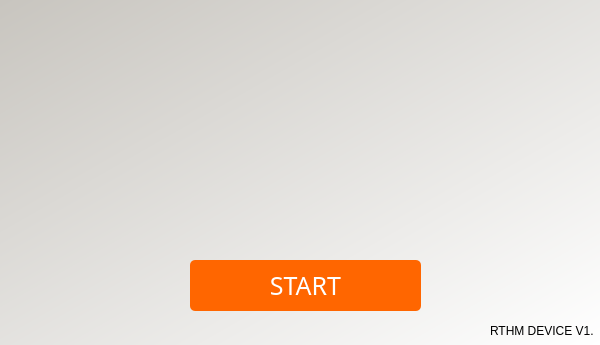
<?xml version="1.0" encoding="UTF-8"?>
<ui version="4.0">
 <class>startWindow</class>
 <widget class="QDialog" name="startWindow">
  <property name="geometry">
   <rect>
    <x>0</x>
    <y>0</y>
    <width>600</width>
    <height>345</height>
   </rect>
  </property>
  <property name="windowTitle">
   <string>RTHM- Start</string>
  </property>
  <property name="sizeGripEnabled">
   <bool>false</bool>
  </property>
  <widget class="QWidget" name="widget" native="true">
   <property name="geometry">
    <rect>
     <x>0</x>
     <y>0</y>
     <width>600</width>
     <height>345</height>
    </rect>
   </property>
   <property name="styleSheet">
    <string notr="true">QWidget#widget{
background-color:qlineargradient(spread:pad, x1:0.005, y1:0, x2:1, y2:1, stop:0 rgba(200, 197, 191, 255), stop:1 rgba(255, 255, 255, 255))}</string>
   </property>
   <widget class="QLabel" name="imgStartScreenLogo">
    <property name="geometry">
     <rect>
      <x>160</x>
      <y>10</y>
      <width>291</width>
      <height>231</height>
     </rect>
    </property>
    <property name="text">
     <string>&lt;html&gt;&lt;head/&gt;&lt;body&gt;&lt;p&gt;&lt;img src=&quot;:/newPrefix/startScreenLogo.png&quot;/&gt;&lt;/p&gt;&lt;/body&gt;&lt;/html&gt;</string>
    </property>
   </widget>
   <widget class="QPushButton" name="btnStart">
    <property name="geometry">
     <rect>
      <x>190</x>
      <y>260</y>
      <width>231</width>
      <height>51</height>
     </rect>
    </property>
    <property name="font">
     <font>
      <family>Montserrat</family>
      <pointsize>19</pointsize>
      <weight>50</weight>
      <italic>false</italic>
      <bold>false</bold>
     </font>
    </property>
    <property name="toolTip">
     <string>&lt;html&gt;&lt;head/&gt;&lt;body&gt;&lt;p&gt;START THE APP&lt;/p&gt;&lt;/body&gt;&lt;/html&gt;</string>
    </property>
    <property name="styleSheet">
     <string notr="true">color: #ffffff;
border-radius:5px;
background-color: rgb(255, 102, 0);
padding: 4px;
box-shadow: rgba(0, 0, 0, 0.24) 0px 3px 8px;
font: 19pt &quot;Montserrat&quot;;
</string>
    </property>
    <property name="text">
     <string>START</string>
    </property>
   </widget>
   <widget class="QLabel" name="label">
    <property name="geometry">
     <rect>
      <x>490</x>
      <y>320</y>
      <width>161</width>
      <height>21</height>
     </rect>
    </property>
    <property name="text">
     <string>RTHM DEVICE V1.</string>
    </property>
   </widget>
  </widget>
 </widget>
 <resources>
  <include location="images/startLogo.qrc"/>
 </resources>
 <connections/>
</ui>
